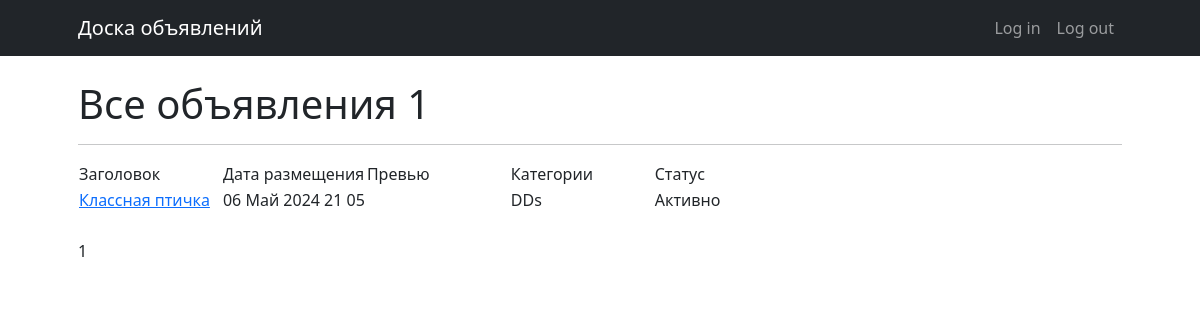
Before: / with the older database file.
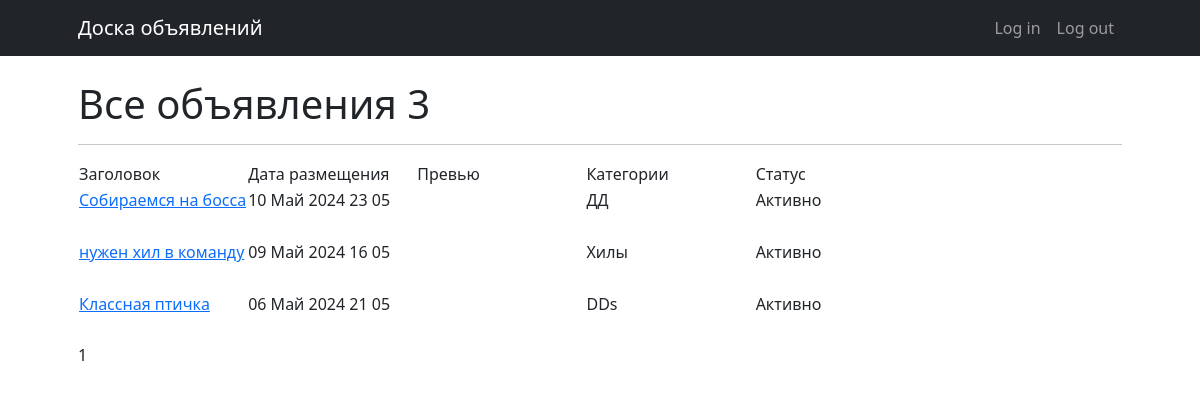
After: the same page with the newer database file.
### board/models.py (models this page shows)
class Announcement(models.Model):
    CATEGORIES = [
        ('Танки', 'Танки'),
        ('Хилы', 'Хилы'),
        ('ДД', 'ДД'),
        ('Торговцы', 'Торговцы'),
        ('Гилдмастеры', 'Гилдмастеры'),
        ('Квестгиверы', 'Квестгиверы'),
        ('Кузнецы', 'Кузнецы'),
        ('Кожевники', 'Кожевники'),
        ('Зельевары', 'Зельевары'),
        ('Мастера заклинаний', 'Мастера заклинаний'),
    ]
    author = models.ForeignKey('subaccount_system.User', on_delete=models.CASCADE)
    title = models.CharField(max_length=120)
    text = tinymce_models.HTMLField()
    date_created = models.DateTimeField(auto_now_add=True)
    date_edit = models.DateTimeField(auto_now_add=True)
    category = models.CharField(max_length=30, choices=CATEGORIES)
    active = models.BooleanField(default=True)

### board/views.py (the view, shortened to what this page needs)
# urls.py: path('', cache_page(0)(AnnouncementsList.as_view()), name='board'),
class AnnouncementsList(ListView):
    model = Announcement
    ordering = '-date_created'
    template_name = 'board_app/board.html'
    context_object_name = 'announcements'
    paginate_by = 10

### templates/board_app/board.html (shortened to what this page needs)
{% extends 'default.html' %}
{% block content %}
    <h1>Все объявления {{ announcements|length }}</h1>
    <hr>
    {% if announcements %}
        <table>
            <colgroup>
                <col width="20%">
                <col width="20%">
                <col width="20%">
                <col width="20%">
                <col width="20%">
            </colgroup>
            <tr>
                <td>Заголовок</td>
                <td>Дата размещения</td>
                <td>Превью</td>
                <td>Категории</td>
                <td>Статус</td>
            </tr>
            {% for announcement in announcements %}
                <tr>
                    <td><a href="{% url 'announcement' announcement.id %}">{{ announcement.title }}</a></td>
                    <td>{{ announcement.date_created|date:'d M Y H m' }}</td>
                    <td>{{ announcement.text|truncatewords:20|safe }}</td>
                    <td>{{ announcement.category }}</td>
                    {% if announcement.active %}
                        <td>Активно</td>
                    {% else %}
                        <td>Неактивно</td>
                    {% endif %}
                </tr>
                <tr>
                    <td><br></td>
                </tr>
            {% endfor %}
        </table>
    {% else %}
        <h2>Объявлений нет!</h2>
    {% endif %}
   {{ page_obj.number }}
{% endblock content %}

### templates/default.html (shortened to what this page needs)
<!DOCTYPE html>
<html lang="ru">
    <head>
        {% load static %}
        <link href="{% static 'css/styles.css' %}" rel="stylesheet" />
    </head>
    <body>
        <nav class="navbar navbar-expand-lg navbar-dark bg-dark">
            <div class="container px-lg-5">
                <a class="navbar-brand" href="{% url 'board' %}">Доска объявлений</a>
                <div class="collapse navbar-collapse" id="navbarSupportedContent">
                    <ul class="navbar-nav ms-auto mb-2 mb-lg-0">
                        <li>
                           <a class="nav-link" href="{% url 'account_login' %}">Log in</a>
                        </li>
                        <li>
                           <a class="nav-link" href="{% url 'account_logout' %}">Log out</a>
                        </li>
                    </ul>
                </div>
            </div>
        </nav>
        <section class="pt-4">
            <div class="container px-lg-5">
                {% block content %}{% endblock content %}
            </div>
        </section>
    </body>
</html>

Changed rows visible on the page:
added Announcement: title "Собираемся на босса", date_created "10 Май 2024 23 05", category "ДД", active "Активно"
added Announcement: title "нужен хил в команду", date_created "09 Май 2024 16 05", category "Хилы", active "Активно"
Other visible differences:
{{ announcements|length }}: "1" → "3"
